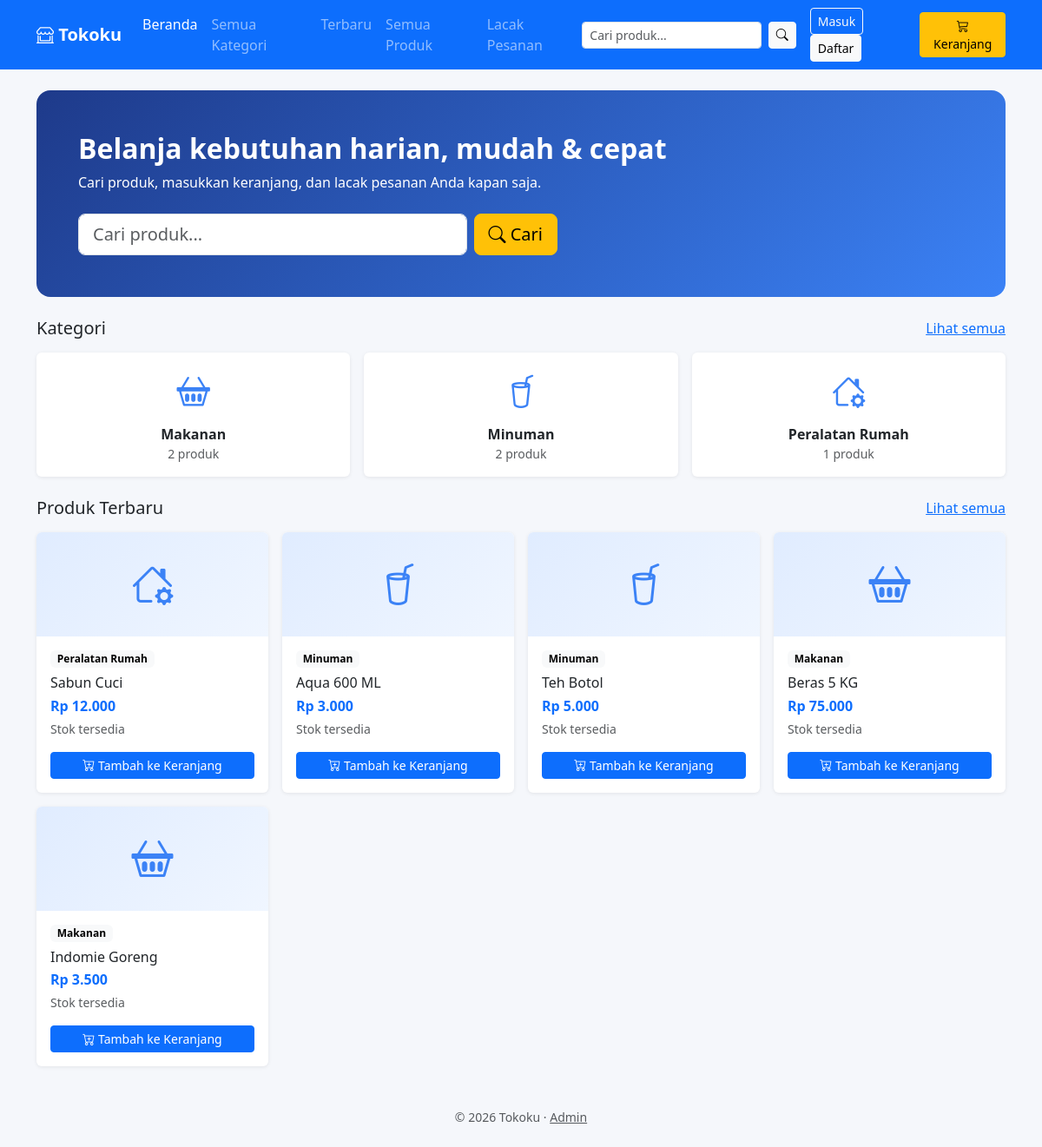
The page / on the database its author committed.
### tables this page shows
CREATE TABLE IF NOT EXISTS tbl_kategori (
  id_kategori INT AUTO_INCREMENT PRIMARY KEY,
  nama_kategori VARCHAR(100) NOT NULL
);

CREATE TABLE IF NOT EXISTS tbl_produk (
  id_produk INT AUTO_INCREMENT PRIMARY KEY,
  nama_produk VARCHAR(100) NOT NULL,
  id_kategori INT,
  harga DECIMAL(12,2) NOT NULL,
  stok INT NOT NULL DEFAULT 0,
  barcode VARCHAR(64) NULL UNIQUE,
  CONSTRAINT fk_produk_kategori FOREIGN KEY (id_kategori) REFERENCES tbl_kategori(id_kategori)
);

### functions.php (called while the page is built, shortened)
<?php
function e($value) {
    return htmlspecialchars((string)$value, ENT_QUOTES, 'UTF-8');
}
function rupiah($value) {
    return "Rp " . number_format((float)$value, 0, ',', '.');
}
?>

### index.php (the view, shortened to what this page needs)
<?php
require "header.php";
$kategori = $conn->query("SELECT k.*, COUNT(p.id_produk) jumlah FROM tbl_kategori k
                          LEFT JOIN tbl_produk p ON p.id_kategori = k.id_kategori
                          GROUP BY k.id_kategori ORDER BY k.nama_kategori");
$terbaru = $conn->query("SELECT p.*, k.nama_kategori FROM tbl_produk p
                         LEFT JOIN tbl_kategori k ON k.id_kategori = p.id_kategori
                         ORDER BY p.id_produk DESC LIMIT 8");
?>
<div class="hero p-4 p-md-5 mb-4">
  <h2 class="fw-bold">Belanja kebutuhan harian, mudah &amp; cepat</h2>
  <p class="mb-4">Cari produk, masukkan keranjang, dan lacak pesanan Anda kapan saja.</p>
  <form action="produk.php" method="get" class="row g-2" style="max-width:560px">
    <div class="col"><input type="search" name="q" class="form-control form-control-lg" placeholder="Cari produk..."></div>
    <div class="col-auto"><button class="btn btn-warning btn-lg"><i class="bi bi-search"></i> Cari</button></div>
  </form>
</div>
<div class="d-flex justify-content-between align-items-center mb-3">
  <h5 class="mb-0">Kategori</h5><a href="kategori.php">Lihat semua</a>
</div>
<div class="row g-3 mb-4">
<?php while ($k = $kategori->fetch_assoc()): ?>
  <div class="col-6 col-md-4">
    <a class="card kat-card h-100 text-center p-3" href="produk.php?kat=<?= (int)$k['id_kategori'] ?>">
      <i class="bi <?= ikon_kategori($k['id_kategori']) ?> kat-icon"></i>
      <div class="fw-semibold mt-2"><?= e($k['nama_kategori']) ?></div>
      <small class="text-muted"><?= (int)$k['jumlah'] ?> produk</small>
    </a>
  </div>
<?php endwhile; ?>
</div>
<div class="d-flex justify-content-between align-items-center mb-3">
  <h5 class="mb-0">Produk Terbaru</h5><a href="produk.php?urut=terbaru">Lihat semua</a>
</div>
<div class="row g-3">
<?php while ($p = $terbaru->fetch_assoc()) echo kartu_produk($p); ?>
</div>
<?php require "footer.php"; ?>

### header.php (shortened to what this page needs)
<?php
require_once __DIR__ . "/fungsi.php";
$hdrHal = basename($_SERVER['PHP_SELF']);
$hdrUrut = $_GET['urut'] ?? '';
function aktif($cond) { return $cond ? 'active' : ''; }
?>
<!doctype html>
<html lang="id">
<head>
<link href="https://cdn.jsdelivr.net/npm/bootstrap@5.3.3/dist/css/bootstrap.min.css" rel="stylesheet">
<link href="https://cdn.jsdelivr.net/npm/bootstrap-icons@1.11.3/font/bootstrap-icons.min.css" rel="stylesheet">
</head>
<body>
<nav class="navbar navbar-expand-lg navbar-dark bg-primary sticky-top">
  <div class="container">
    <a class="navbar-brand fw-bold" href="index.php"><i class="bi bi-shop-window"></i> Tokoku</a>
    <div class="collapse navbar-collapse" id="menu">
      <ul class="navbar-nav me-auto">
        <li class="nav-item"><a class="nav-link <?= aktif($hdrHal==='index.php') ?>" href="index.php">Beranda</a></li>
        <li class="nav-item"><a class="nav-link <?= aktif($hdrHal==='kategori.php') ?>" href="kategori.php">Semua Kategori</a></li>
        <li class="nav-item"><a class="nav-link <?= aktif($hdrHal==='produk.php' && $hdrUrut==='terbaru') ?>" href="produk.php?urut=terbaru">Terbaru</a></li>
        <li class="nav-item"><a class="nav-link <?= aktif($hdrHal==='produk.php' && $hdrUrut!=='terbaru') ?>" href="produk.php">Semua Produk</a></li>
        <li class="nav-item"><a class="nav-link <?= aktif($hdrHal==='lacak.php') ?>" href="lacak.php">Lacak Pesanan</a></li>
      </ul>
      <form class="d-flex me-lg-3 my-2 my-lg-0" action="produk.php" method="get">
        <input class="form-control form-control-sm me-2" type="search" name="q" placeholder="Cari produk..." value="<?= e($_GET['q'] ?? '') ?>">
        <button class="btn btn-light btn-sm"><i class="bi bi-search"></i></button>
      </form>
      <?php if (user_login_check()): ?>
      <div class="dropdown me-lg-2 my-2 my-lg-0">
        <button class="btn btn-outline-light btn-sm dropdown-toggle" data-bs-toggle="dropdown">
          <i class="bi bi-person-circle"></i> <?= e($_SESSION['user_nama']) ?>
        </button>
        <ul class="dropdown-menu dropdown-menu-end">
          <li><a class="dropdown-item" href="pesanan.php"><i class="bi bi-receipt"></i> Pesanan Saya</a></li>
          <li><hr class="dropdown-divider"></li>
          <li><a class="dropdown-item text-danger" href="logout.php"><i class="bi bi-box-arrow-right"></i> Keluar</a></li>
        </ul>
      </div>
      <?php else: ?>
      <div class="me-lg-2 my-2 my-lg-0">
        <a href="masuk.php" class="btn btn-outline-light btn-sm">Masuk</a>
        <a href="daftar.php" class="btn btn-light btn-sm">Daftar</a>
      </div>
      <?php endif; ?>
      <a class="btn btn-warning btn-sm position-relative" href="keranjang.php">
        <i class="bi bi-cart3"></i> Keranjang
      </a>
    </div>
  </div>
</nav>
<div class="container py-4">

### fungsi.php (shortened to what this page needs)
<?php
require_once __DIR__ . "/../functions.php";
if (!function_exists('user_login_check')) {
    function user_login_check(): bool {
        return !empty($_SESSION['user_id']);
    }
}
if (!function_exists('gambar_produk')) {
    function gambar_produk(array $p): ?string {
        if (empty($p['gambar'])) {
            return null;
        }
        return null;
    }
}
if (!function_exists('ikon_kategori')) {
    function ikon_kategori($id) {
        $ikon = [
            1 => 'bi-basket2',
            2 => 'bi-cup-straw',
            3 => 'bi-house-gear'
        ];
        return $ikon[(int)$id] ?? 'bi-box-seam';
    }
}
if (!function_exists('kartu_produk')) {
    function kartu_produk(array $p): string {
        $habis = (int)$p['stok'] <= 0;
        ?>
        <div class="col-6 col-md-4 col-lg-3">
            <div class="card h-100 produk-card">
                <div class="produk-img">
                    <?php if ($g = gambar_produk($p)): ?>
                        <img
                            src="<?= e($g) ?>"
                            alt="<?= e($p['nama_produk']) ?>"
                            loading="lazy"
                        >
                    <?php else: ?>
                        <i class="bi <?= e(ikon_kategori($p['id_kategori'])) ?>"></i>
                    <?php endif; ?>
                </div>
                <div class="card-body d-flex flex-column">
                    <span class="badge text-bg-light align-self-start mb-2">
                        <?= e($p['nama_kategori'] ?? 'Lainnya') ?>
                    </span>
                    <h6 class="card-title mb-1">
                        <?= e($p['nama_produk']) ?>
                    </h6>
                    <div class="fw-bold text-primary mb-1">
                        <?= rupiah($p['harga']) ?>
                    </div>
                    <div class="small mb-3 <?= $habis ? 'text-danger' : 'text-muted' ?>">
                        <?= $habis
                            ? 'Stok habis'
                            : ((int)$p['stok'] <= 10
                                ? 'Sisa ' . (int)$p['stok']
                                : 'Stok tersedia')
                        ?>
                    </div>
                    <form method="post" action="keranjang.php" class="mt-auto">
                        <button
                            class="btn btn-primary btn-sm w-100"
                            <?= $habis ? 'disabled' : '' ?>
                        >
                            <i class="bi bi-cart-plus"></i>
                            Tambah ke Keranjang
                        </button>
                    </form>
                </div>
            </div>
        </div>
        <?php
        return ob_get_clean();
    }
}

### footer.php (shortened to what this page needs)
</div>
<footer class="text-center text-muted small py-4">
  &copy; <?= date('Y') ?> Tokoku &middot; <a href="../login.php" class="text-muted">Admin</a>
</footer>
</body>
</html>

### header.php (style rules this page uses)
body { background:#f5f7fb }
.produk-card { border:0;box-shadow:0 1px 4px rgba(0,0,0,.08);transition:.15s }
.produk-img { overflow:hidden;height:120px;display:flex;align-items:center;justify-content:center;font-size:3rem; color:#3b82f6;background:linear-gradient(135deg,#e0ecff,#f0f6ff);border-radius:.375rem .375rem 0 0 }
.hero { background:linear-gradient(135deg,#1e3a8a,#3b82f6);color:#fff;border-radius:16px }
.kat-card { border:0;box-shadow:0 1px 4px rgba(0,0,0,.08);text-decoration:none;color:inherit;transition:.15s }
.kat-icon { font-size:2.4rem;color:#3b82f6 }

### rows shown on the page
tbl_kategori: nama_kategori "Makanan", jumlah "2"
tbl_kategori: nama_kategori "Minuman", jumlah "2"
tbl_kategori: nama_kategori "Peralatan Rumah", jumlah "1"
tbl_produk: id_kategori.nama_kategori "Peralatan Rumah", nama_produk "Sabun Cuci", harga "Rp 12.000", stok "Stok tersedia"
tbl_produk: id_kategori.nama_kategori "Minuman", nama_produk "Aqua 600 ML", harga "Rp 3.000", stok "Stok tersedia"
tbl_produk: id_kategori.nama_kategori "Minuman", nama_produk "Teh Botol", harga "Rp 5.000", stok "Stok tersedia"
tbl_produk: id_kategori.nama_kategori "Makanan", nama_produk "Beras 5 KG", harga "Rp 75.000", stok "Stok tersedia"
tbl_produk: id_kategori.nama_kategori "Makanan", nama_produk "Indomie Goreng", harga "Rp 3.500", stok "Stok tersedia"
